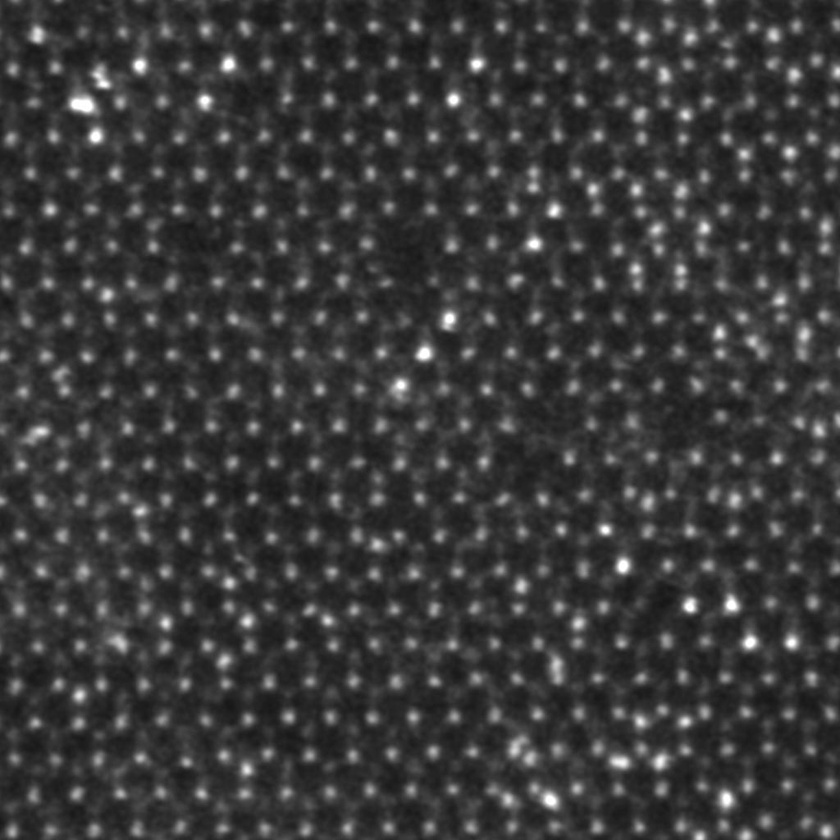
#> input picture task1-Discovery of antisite Te adatoms/data/S-MoTe2.jpg, 840 x 840 px, shrunk from 1024 x 1024 before the run; its folder holds only this picture in this run
$ jupyter execute Stage1-Point-Detection.ipynb
#> lines starting #> are read from the running program, lines starting #| are printed output that depends on the picture
#> in get_json, img is the input picture: shape (840, 840); min 20, max 255, mean 58.2
[cell 1]
import os
import cv2
import glob
import json
import numpy as np
import pandas as pd
import matplotlib.pyplot as plt

from PIL import Image
from labelme import utils
from skimage.feature import peak_local_max

# Point Detection

[cell 2]
def norm_0_1(mask):
    x_min = np.min(mask)
#> x_min = 20
    x_max = np.max(mask)
#> x_max = 255

    new_mask = (mask-x_min)/(x_max-x_min)

    return new_mask

[cell 3]
def get_dotsmap(den_map, min_dis=12, thres=0.3, light_thres=50):

    if np.max(den_map) < thres:
        return []

    den_map_norm = norm_0_1(den_map)

    x_y = peak_local_max(
        den_map,
        min_distance = min_dis,
        threshold_abs = thres,
    )
#> x_y = 663 pairs, first value 24 to 827, second value 12 to 825

    dots_map = np.zeros(den_map.shape)
    dots_map[x_y[:, 0].tolist(), x_y[:, 1].tolist()] = 1

    return np.array(dots_map, np.uint8)

[cell 4]
def get_json(img_path):
    img = np.array(Image.open(img_path))
    lbl = get_dotsmap(img)
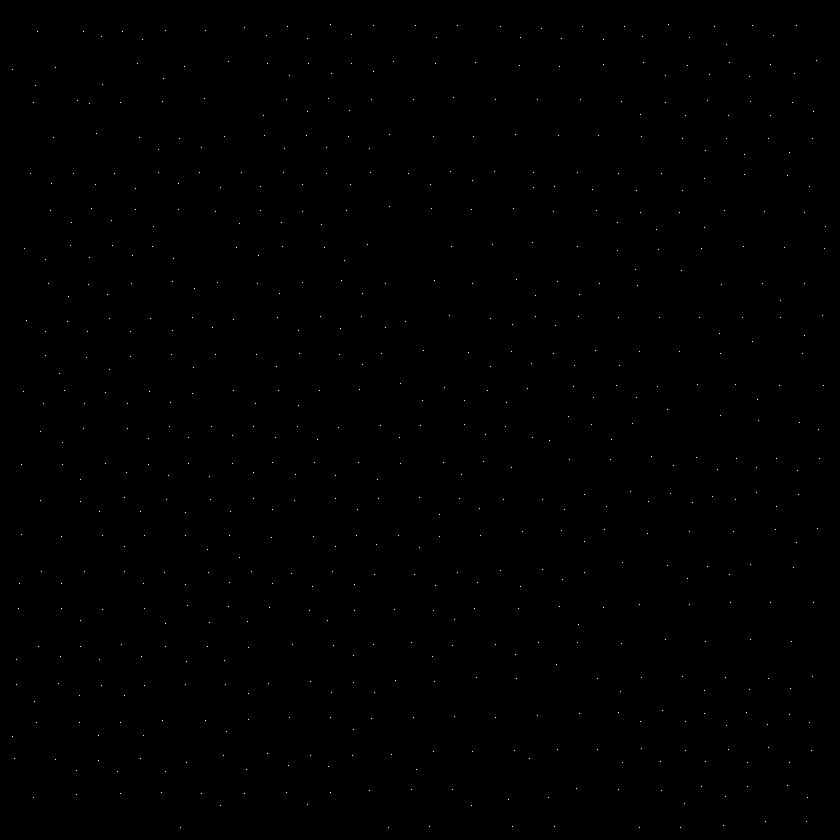
#> lbl: shape (840, 840); values 0 (black) and 1 (white), 0.09% white in thin lines or dots
    w, h = np.where(lbl != 0)
#> w = 663 values from 24 to 827; h = 663 values, max 825 at index 176, min 12 at index 50, mean 413.9

    points = [[h[i], w[i]] for i in range(len(h))]
#> points = 663 pairs, first value 12 to 825, second value 24 to 827
    points = np.array(points, np.int16).tolist()
    shapes = [{"label": 'atom', "points": [item], "group_id": None, "shape_type": "point", "flags": {}} for item in points]
#> shapes = 663 items
    imagePath = img_path.split('/')[-1]
    imageData = utils.img_arr_to_b64(img).decode('utf-8')
    imageHeight, imageWidth = img.shape

    json_data = {
        'version': '5.0.1',
        'flags': {},
        'shapes': shapes,
        'imagePath': imagePath,
        'imageData': imageData,
        'imageHeight': imageHeight,
        'imageWidth': imageWidth
    }

    return json_data

[cell 5]
def save_json(img_path):
    json_data = get_json(img_path)

    with open(img_path.replace('.jpg', '.json'), 'w') as f:
        json.dump(json_data, f)

[cell 6]
img_lst = glob.glob('../data/*.jpg')

for item in img_lst:
    save_json(item)
#> (the call stopped at in get_json, `imageData = utils.img_arr_to_b64(img).decode('utf-8')`: labelme is not available in this run)

$ run again, on task1-Discovery of antisite Te adatoms/data/Te-MoS2.jpg
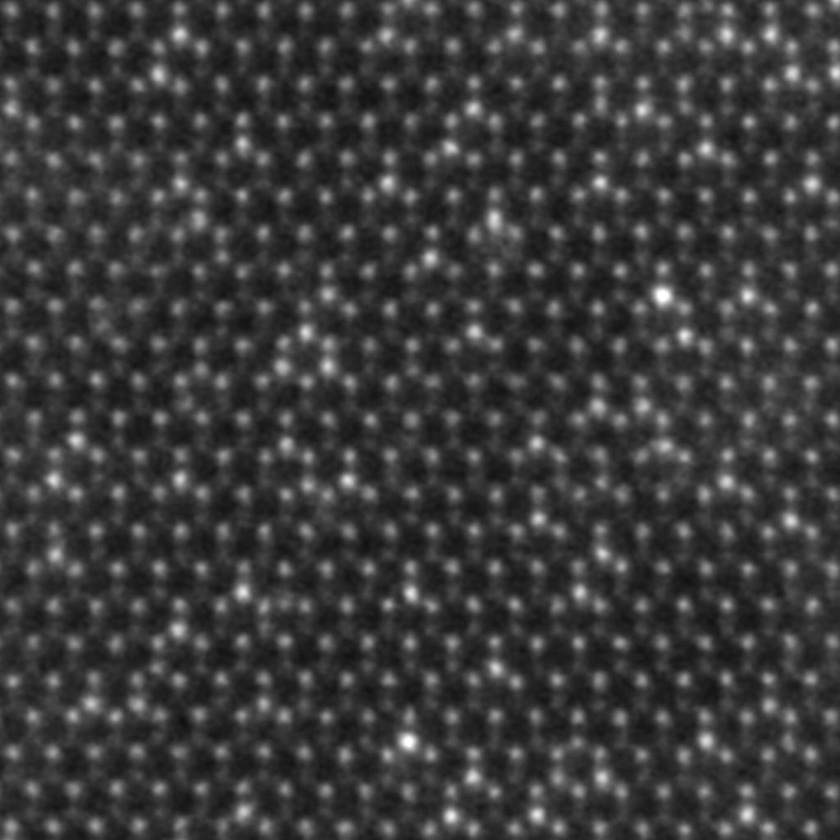
#> input picture task1-Discovery of antisite Te adatoms/data/Te-MoS2.jpg, 840 x 840 px, shrunk from 1024 x 1024 before the run
#> in get_json, img is the input picture: shape (840, 840); min 16, max 255, mean 59.4
#> x_min = 16
#> x_max = 255
#> x_y = 655 pairs, first value 32 to 827, second value 12 to 813
#> in get_json, `lbl = get_dotsmap(img)`:
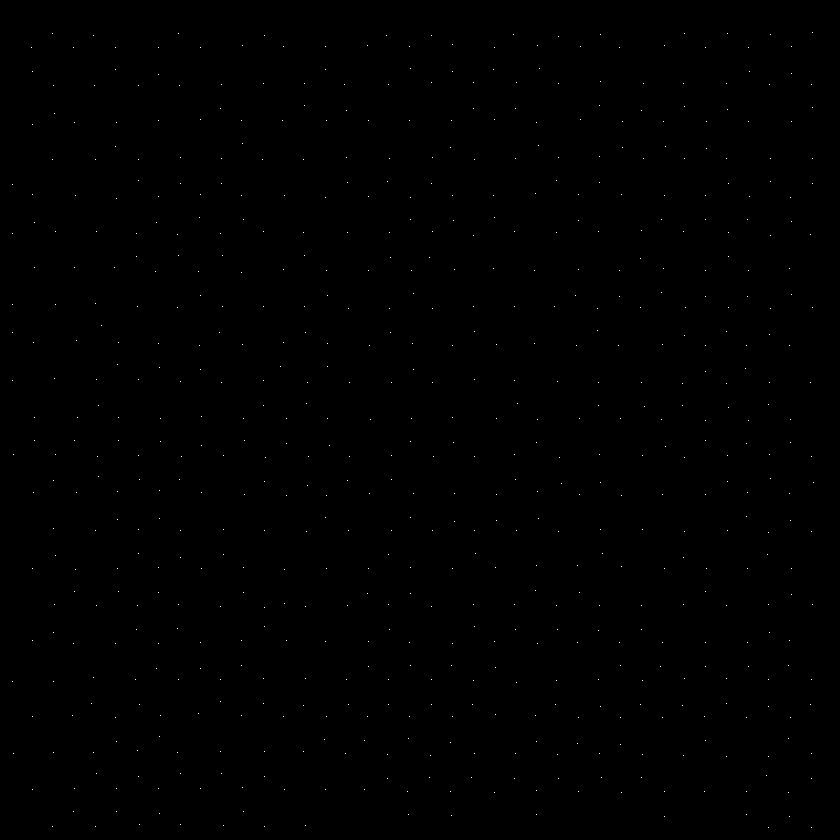
#> lbl: shape (840, 840); values 0 (black) and 1 (white), 0.09% white in thin lines or dots
#> w = 655 values from 32 to 827; h = 655 values, max 813 at index 367, min 12 at index 128, mean 422.2
#> points = 655 pairs, first value 12 to 813, second value 32 to 827
#> shapes = 655 items
